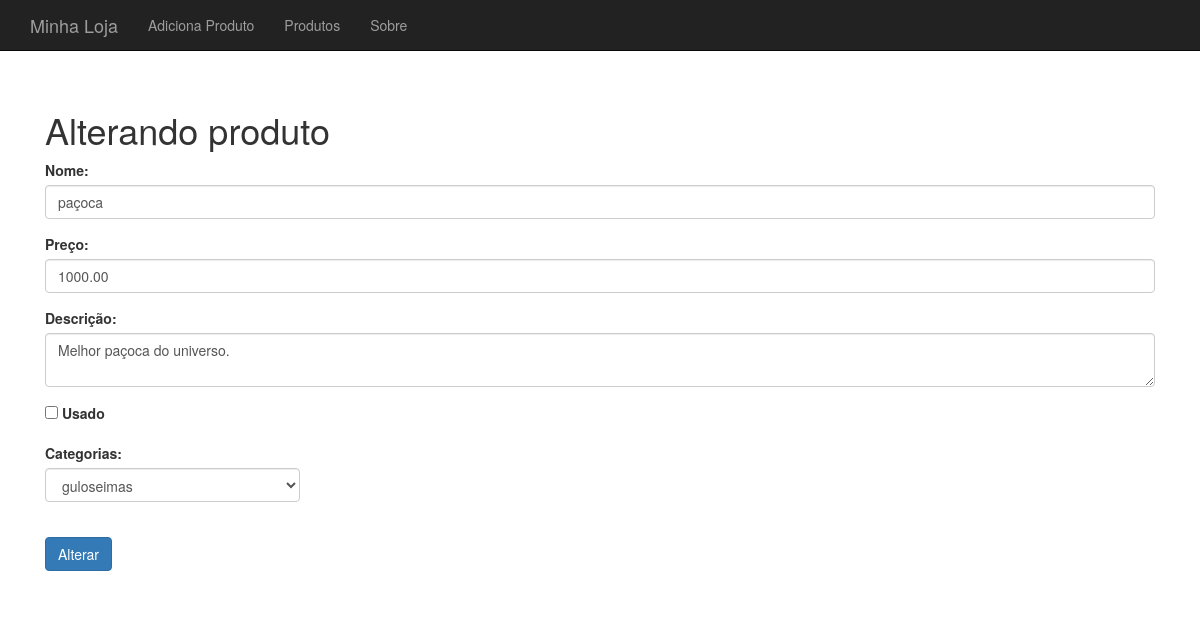
Page /produto-altera-formulario.php?id=21 on the committed database.
### tables this page shows
CREATE TABLE `produtos` (
  `id` int(11) NOT NULL AUTO_INCREMENT,
  `nome` varchar(255) DEFAULT NULL,
  `preco` decimal(10,2) DEFAULT NULL,
  `descricao` text,
  `categoria_id` int(11) DEFAULT NULL,
  `usado` tinyint(1) DEFAULT '0',
  PRIMARY KEY (`id`)
);

### banco-produto.php (called while the page is built, shortened)
<?php
function buscaProduto($conexao, $id) {
	$query = "SELECT * FROM produtos WHERE id={$id}";
	$resultado = mysqli_query($conexao, $query);
	return mysqli_fetch_assoc($resultado);
}

### banco-categoria.php (called while the page is built)
<?php
function listaCategorias($conexao){
	$categorias = array();
	$query = "SELECT * FROM categorias";
	$resultado = mysqli_query($conexao, $query);
	while ($categoria = mysqli_fetch_assoc($resultado)) {
		array_push($categorias, $categoria);
	}
	return $categorias;
}

### produto-altera-formulario.php (the view, shortened to what this page needs)
<?php
require "header.php";
require "conecta.php";
require "banco-categoria.php";
require "banco-produto.php";
$id = $_GET['id'];
$produto = buscaProduto($conexao, $id);
$categorias = listaCategorias($conexao);
$usado = $produto['usado'] ? "checked='checked'" : "";
?>
<h1>Alterando produto</h1>
<form action="altera-produto.php" method="post">
	<div class="form-group">
		<label for="nome">Nome:</label>
		<input class="form-control" type="text" name="nome" id="nome" value="<?php echo $produto['nome'];?>">
	</div>
	<div class="form-group">
		<label for="preco">Preço:</label>
		<input class="form-control" type="number" name="preco" id="preco" value="<?php echo $produto['preco'];?>">
	</div>
	<div class="form-group">
		<label for="descricao">Descrição:</label>
		<textarea class="form-control" name="descricao" id="descricao"><?php echo $produto['descricao'];?></textarea>
	</div>
	<div class="row">
		<div class="col-md-3 form-group">
			<input type="checkbox" name="usado" id="usado" value="true" <?php echo $usado ?>>
			<label for="usado">Usado</label>
		</div>
	</div>
	<div class="row">
		<div class="col-md-3 form-group">
			<label for="categorias">Categorias:</label>
			<select class="form-control" name="categoria_id" id="categorias">
			<?php
			foreach($categorias as $categoria):
				$selected = $produto['categoria_id'] == $categoria['id'] ? "selected" : "";
			?>
				<option value="<?php echo $categoria['id'];?>" <?php echo $selected?> >
					<?php echo $categoria['nome'];?>
				</option>
			<?php
			endforeach;
			?>
			</select>
		</div>
	</div>
	<br/>
	<input class="btn btn-primary" type="submit" value="Alterar">
</form>
<?php require "footer.php" ?>

### css/loja.css (style rules this page uses)
body { padding-top: 50px; }

### rows in the picture
produtos: nome "paçoca", preco "1000.00", descricao "Melhor paçoca do universo."

### other values in the picture
form field categoria_id "guloseimas"
